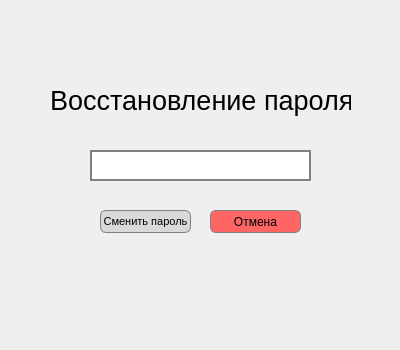
<?xml version="1.0" encoding="UTF-8"?>
<ui version="4.0">
 <class>Dialog</class>
 <widget class="QDialog" name="Dialog">
  <property name="geometry">
   <rect>
    <x>0</x>
    <y>0</y>
    <width>400</width>
    <height>350</height>
   </rect>
  </property>
  <property name="minimumSize">
   <size>
    <width>400</width>
    <height>350</height>
   </size>
  </property>
  <property name="maximumSize">
   <size>
    <width>400</width>
    <height>350</height>
   </size>
  </property>
  <property name="sizeIncrement">
   <size>
    <width>0</width>
    <height>0</height>
   </size>
  </property>
  <property name="baseSize">
   <size>
    <width>400</width>
    <height>350</height>
   </size>
  </property>
  <property name="windowTitle">
   <string>Dialog</string>
  </property>
  <widget class="QLineEdit" name="emailField">
   <property name="geometry">
    <rect>
     <x>90</x>
     <y>150</y>
     <width>221</width>
     <height>31</height>
    </rect>
   </property>
   <property name="styleSheet">
    <string notr="true">border: 2px solid  gray;
font-size:11pt;
 </string>
   </property>
  </widget>
  <widget class="QPushButton" name="sendButton">
   <property name="geometry">
    <rect>
     <x>100</x>
     <y>210</y>
     <width>91</width>
     <height>23</height>
    </rect>
   </property>
   <property name="styleSheet">
    <string notr="true">font-size: 8pt;
border-radius: 6px;
background-color:#D9D9D9;
border: 1px solid  gray;</string>
   </property>
   <property name="text">
    <string>Сменить пароль</string>
   </property>
  </widget>
  <widget class="QPushButton" name="cancelButton">
   <property name="geometry">
    <rect>
     <x>210</x>
     <y>210</y>
     <width>91</width>
     <height>23</height>
    </rect>
   </property>
   <property name="styleSheet">
    <string notr="true">border-radius: 6px;
background-color:#FE6665;
border: 1px solid  gray;</string>
   </property>
   <property name="text">
    <string>Отмена</string>
   </property>
  </widget>
  <widget class="QLabel" name="label">
   <property name="geometry">
    <rect>
     <x>50</x>
     <y>80</y>
     <width>301</width>
     <height>41</height>
    </rect>
   </property>
   <property name="styleSheet">
    <string notr="true">font-size: 20pt;</string>
   </property>
   <property name="text">
    <string>Восстановление пароля</string>
   </property>
  </widget>
 </widget>
 <resources/>
 <connections/>
</ui>
